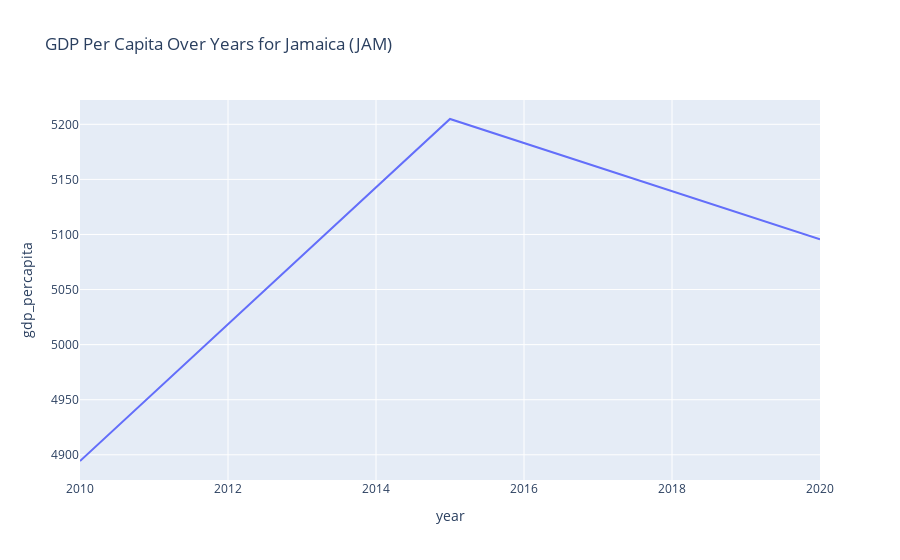

Notebook code for this chart:
### Markdown cell above
---

# Module 3: Interactive Data Visualization with Plotly

## Walkthrough #7: Interactive Charts and Dashboards with Plotly

### Basic interactive chart

### Code cell
# Filter data for a specific country
jam_data = economies[economies['code'] == 'JAM']

# Create an interactive line chart
fig = px.line(jam_data,
              x='year',
              y='gdp_percapita',
              title='GDP Per Capita Over Years for Jamaica (JAM)')
fig.show()

### Figure 1 — Plotly figure (JSON) as saved in the notebook; plotly's stock layout.template omitted (floating-point values rounded to 4 significant figures)
{"data": [{"hovertemplate": "year=%{x}<br>gdp_percapita=%{y}<extra></extra>", "legendgroup": "", "line": {"color": "#636efa", "dash": "solid"}, "marker": {"symbol": "circle"}, "mode": "lines", "name": "", "orientation": "v", "showlegend": false, "type": "scatter", "x": [2010, 2015, 2020], "xaxis": "x", "y": [4894.0, 5205.0, 5096.0], "yaxis": "y"}], "layout": {"legend": {"tracegroupgap": 0}, "title": {"text": "GDP Per Capita Over Years for Jamaica (JAM)"}, "xaxis": {"anchor": "y", "domain": [0, 1], "title": {"text": "year"}}, "yaxis": {"anchor": "x", "domain": [0, 1], "title": {"text": "gdp_percapita"}}}}
